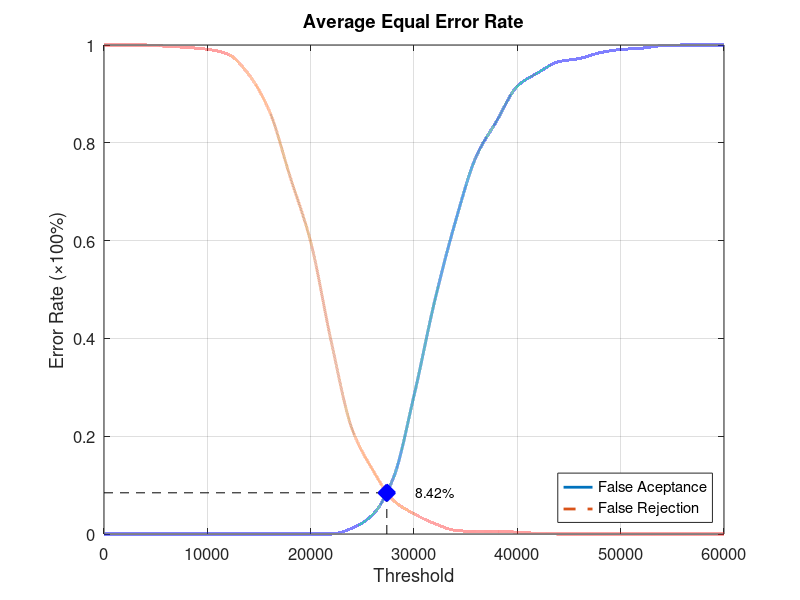
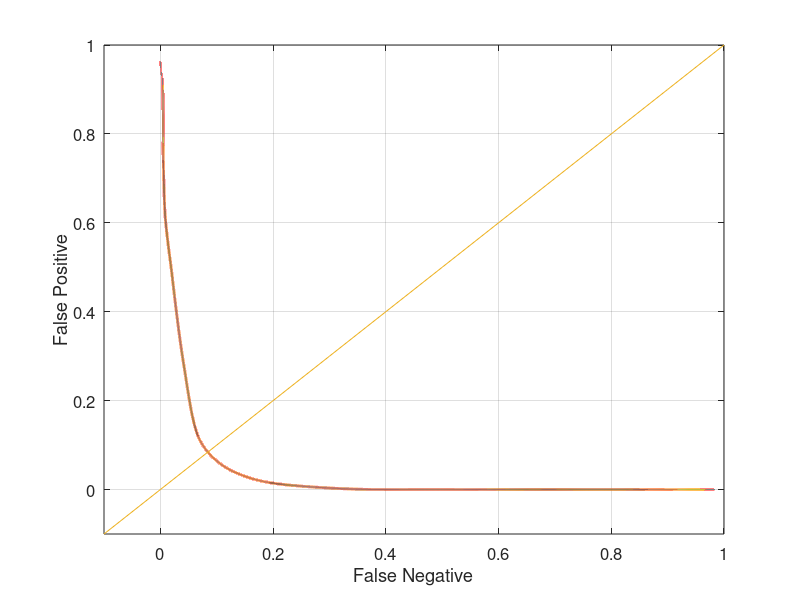

The MATLAB source for these figures, in order:
function yEER = Experiment3Average
close all;
clear;
clc;
x = 0:2000:60000;
xq = 0:0.5:60000;

y0 = [0 0 0 0 0 0 0 0 0 0 0 0 0.0118421 0.0394737 0.114474 0.282895 0.476316 0.638158 0.771053 0.844737 0.915789 0.943421 0.965789 0.972368 0.98421 0.990789 0.993421 0.998684 1 1 1];
yy0 = interp1(x, y0, xq, 'pchip');
y1 = [1 1 1 0.9975 0.995 0.99125 0.98125 0.94 0.865 0.73125 0.5975 0.3925 0.215 0.13125 0.06875 0.04125 0.02125 0.0075 0.005 0.005 0.00375 0.00125 0 0 0 0 0 0 0 0 0];
yy1 = interp1(x, y1, xq, 'pchip');

% Calculating EER: 
y2 = abs(y0 - y1);
find(y2 == min(y2))
yy2 = abs(yy0 - yy1);
xEER = find(yy2 == min(yy2));
xEERIndex = xq(xEER) % X-axis EER
yEER = yy0(xEER) % Y-axis EER

main = figure
plot(xq, yy0,'-','LineWidth', 2);	hold on
plot(xq, yy1,'--','LineWidth', 2);	hold on
plot([xEERIndex xEERIndex], [0 yEER], 'k--');	hold on
plot([0 xEERIndex], [yEER yEER], 'k--');	hold on
plot(xEERIndex, yEER, 'bx', 'LineWidth', 10);	hold on
text(xEERIndex + 10 * xEERIndex / 100, yEER, [num2str(round((10000 * yEER)) / 100) '%'])
legend('False Aceptance', 'False Rejection', 'Location', 'SouthEast')
xlabel('Threshold')
ylabel('Error Rate (\times100%)')
title('Average Equal Error Rate')
set(gca, 'FontSize', 12)
axis([0 60000 0 1])
grid on

print(main, 'Experiment3AverageMain', '-dpng');
FNRxFPR = figure('Color', [1 1 1]);
plot(yy1, yy0, '-', yy1, yy0, 'LineWidth', 2);
hold on
y = -0.1:0.1:1
plot(y, y); 
set(gca, 'FontSize', 12)
xlabel('False Negative')
ylabel('False Positive')
axis([-0.1 1 -0.1 1])
set(gca, 'FontSize', 12)
grid on

print(FNRxFPR, 'Experiment3AverageFNRxFPR','-dpng');
end
